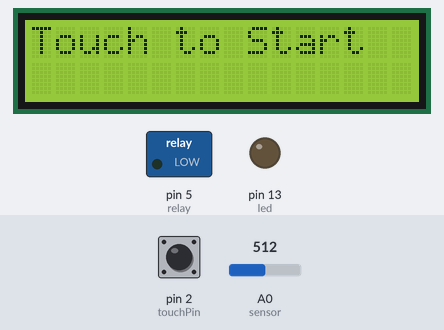
A sketch run on a simulated Arduino Uno, built with avr-gcc and run on an emulated ATmega328P. On the bench: 16×2 character LCD, switched loads named in the sketch (green lamp = pin HIGH), output pins drawn as LEDs (lit = HIGH). The test bench sets the inputs (shaded band); at power-on: pin 2 (touchPin) LOW, A0 (sensor) = 512. What the sketch prints to the serial monitor is not drawn.

Above: at 3.2 s.
3.3 s: pin 2 (touchPin) pulled HIGH for 0.15 s
At 3.9 s:
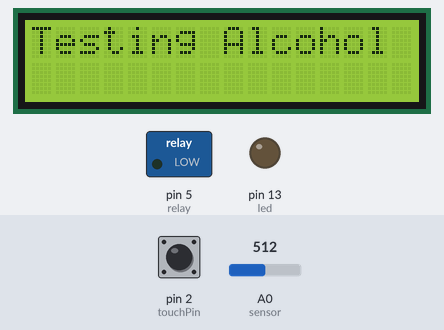
6.4 s: A0 (sensor) set to 390
At 8.7 s:
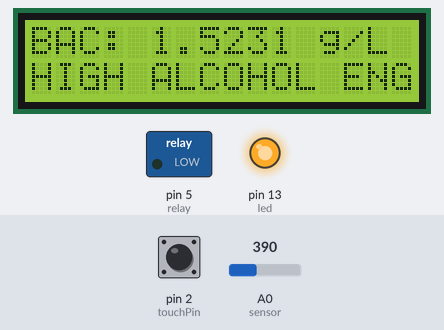
9.4 s: A0 (sensor) set to 357
21.4 s: pin 2 (touchPin) pulled HIGH for 3.2 s
At 22.2 s:
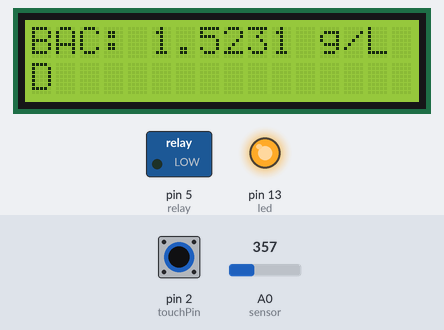
26.1 s: pin 2 (touchPin) pulled HIGH for 3.2 s
At 28.9 s:
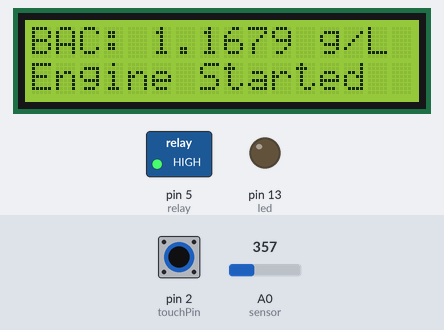
Timing chart, 0 to 30.4 s (numbered marks = the images above; inputs shaded):
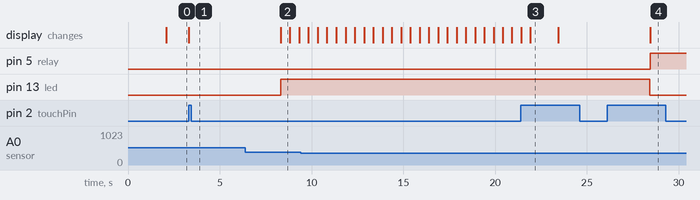

Measured:
- after the input at 3.3 s, the display: changes at once (image 1)
- after the input at 21.4 s, pin 13 (led): stays HIGH (without the input it goes to LOW after 2.0 s)
- after the input at 26.1 s, pin 5 (relay): LOW → HIGH after 2.3 s; the display: changes after 2.3 s (image 4)
- what the display in image 2 shows lasts 0.5 s, from 8.3 s to 8.8 s
- what the display in image 3 shows lasts 1.5 s, from 21.9 s to 23.4 s

The sketch:

alcohol_detection_system.ino
```cpp
#include <LiquidCrystal.h>

// Initialize the LCD with the numbers of the interface pins
LiquidCrystal lcd(12, 11, 10, 9, 8, 7);

const int sensor = A0;      // MQ-3 alcohol sensor connected to Analog A0
const int led = 13;         // Warning LED connected to Digital 13
const int relay = 5;        // Relay module connected to Digital 5
const int touchPin = 2;     // Touch sensor connected to Digital 2

float previousMgL = -1;     // Variable to track BAC changes
bool engineStarted = false; // Variable to track engine ignition status

void setup() {
  Serial.begin(9600);
  lcd.begin(16, 2);

  // Initial startup message
  lcd.print("Alcohol Detector");
  delay(2000);

  pinMode(sensor, INPUT);
  pinMode(led, OUTPUT);
  pinMode(relay, OUTPUT);
  pinMode(touchPin, INPUT);

  // Ensure relay is off initially (active-low logic common in relay modules)
  digitalWrite(relay, LOW);
  lcd.clear();
}

// Function to scroll long messages on the second line of the LCD
void scrollMessage(const String& message) {
  int messageLength = message.length();
  int lcdColumns = 16;

  for (int position = 0; position < messageLength; position++) {
    lcd.setCursor(0, 1);
    lcd.print("                "); // Clear only the second line
    lcd.setCursor(0, 1);
    lcd.print(message.substring(position, position + lcdColumns));
    delay(500);  // Adjust for scrolling speed
  }
}

void loop() {
  // If the engine has already started, keep the relay high and stop re-testing
  if (engineStarted) {
    return;
  }

  // Check if touch sensor is activated to begin the breathalyzer test
  if (digitalRead(touchPin) == HIGH) {
    lcd.clear();
    lcd.setCursor(0, 0);
    lcd.print("Testing Alcohol");

    unsigned long testStartTime = millis();
    float adcValue = 0;
    int sampleCount = 0;

    // Collect and average sensor data for 5 seconds for accuracy
    while (millis() - testStartTime < 5000) {
      adcValue += analogRead(sensor);
      sampleCount++;
      delay(10);
    }

    // Convert raw ADC value to Voltage and then to Blood Alcohol Concentration (BAC)
    float avgAdcValue = adcValue / sampleCount;
    float v = avgAdcValue * (5.0 / 1024.0);
    float mgL = 0.67 * v; // Conversion factor based on project calibration

    // Log data to Serial Monitor
    Serial.print("BAC: ");
    Serial.print(mgL);
    Serial.println(" g/L");

    // Display BAC on the top row of the LCD
    lcd.setCursor(0, 0);
    lcd.print("BAC: ");
    lcd.print(mgL, 4);
    lcd.print(" g/L     ");

    // Threshold check (1.5 g/L limit)
    if (mgL > 1.5) {
      // High Alcohol detected: Lock ignition and show warning
      Serial.println("Engage Relay Protection");
      digitalWrite(led, HIGH);     // Alert LED ON
      digitalWrite(relay, LOW);    // Relay OFF (Engine Disabled)
      scrollMessage("HIGH ALCOHOL ENGINE DISABLED");
    } else {
      // Safe BAC detected: Prompt user to start the vehicle
      lcd.setCursor(0, 1);
      lcd.print("Tap to Start Eng.");
      Serial.println("Normal BAC, Tap to Start Engine");

      digitalWrite(led, LOW);      // Alert LED OFF
      digitalWrite(relay, LOW);    // Keep relay off until second tap

      // Wait for a second touch to confirm ignition
      while (digitalRead(touchPin) == LOW) {
        // Idle until user taps the sensor again
      }

      // Engage Relay to start the engine
      lcd.setCursor(0, 1);
      lcd.print("Engine Started   ");
      digitalWrite(relay, HIGH);
      engineStarted = true;
    }
    delay(1000);
  } else {
    // Default standby screen
    lcd.setCursor(0, 0);
    lcd.print("Touch to Start  ");
    lcd.setCursor(0, 1);
    lcd.print("                ");
    digitalWrite(led, LOW);
    digitalWrite(relay, LOW);
    previousMgL = -1;
  }
}
```
